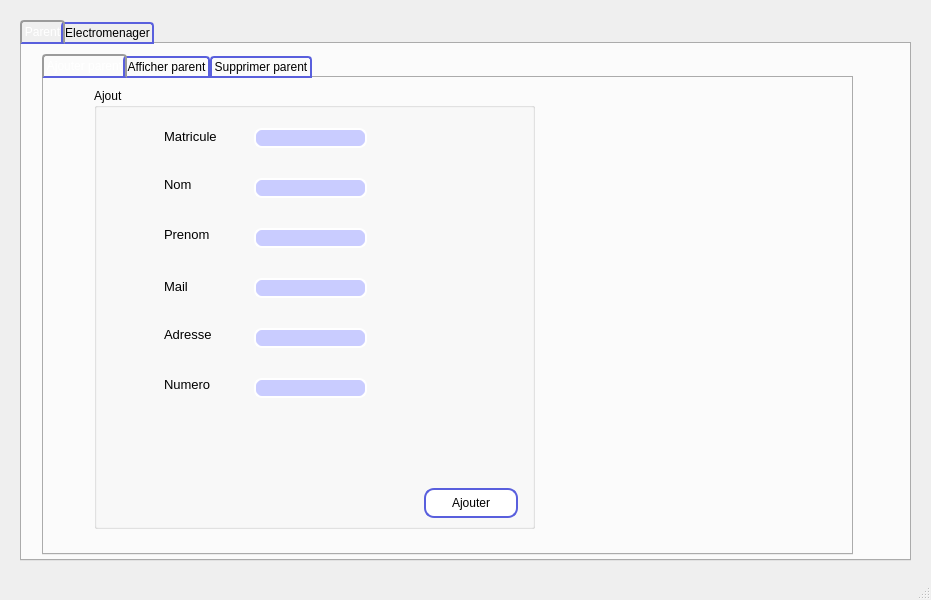
<?xml version="1.0" encoding="UTF-8"?>
<ui version="4.0">
 <class>MainWindow</class>
 <widget class="QMainWindow" name="MainWindow">
  <property name="geometry">
   <rect>
    <x>0</x>
    <y>0</y>
    <width>931</width>
    <height>600</height>
   </rect>
  </property>
  <property name="windowTitle">
   <string>MainWindow</string>
  </property>
  <property name="styleSheet">
   <string notr="true">#centralwidget {
background-image: url(&quot;fond.png&quot;);
}
#tab_3 #tab_4  #tab_5{
background: transparent;
}
#tab_parents{
background: transparent;
}
#ajourterParents{
background: transparent;
}
#afficherParents{
background: transparent;
}
#afficherMachine{
background: transparent;
}
#supprimerParents{
background: transparent;
}
#QGroupBox{
background: transparent;
}
QTabWidget::pane { /* The tab widget frame */
     border-top: 2px solid #aaaaff;
background-image: url(&quot;fond.png&quot;);
 }

 
QTabBar::tab {
     background: qlineargradient(x1: 0, y1: 0, x2: 0, y2: 1,
                                 stop: 0 #E1E1E1, stop: 0.4 #DDDDDD,
                                 stop: 0.5 #D8D8D8, stop: 1.0 #D3D3D3);
     border: 2px solid #595fdd;
     border-bottom-color: #595fdd; /* same as the pane color */
     border-top-left-radius: 4px;
     border-top-right-radius: 4px;
     min-width: 8ex;
     padding: 2px;

 }
 
 QTabBar::tab:selected, QTabBar::tab:hover {
     background: qlineargradient(x1: 0, y1: 0, x2: 0, y2: 1,
                                 stop: 0 #aaaaff, stop: 0.4 #aaaaff,
                                 stop: 0.5 #aaaaff, stop: 1.0 #aaaaff);
	color:white; 
}
 
 QTabBar::tab:selected {
     border-color: #9B9B9B;
     border-bottom-color: #595fdd; /* same as pane color */
 }
 
 QTabBar::tab:!selected {
     margin-top: 2px; /* make non-selected tabs look smaller */
 }
 
 /* make use of negative margins for overlapping tabs */
 QTabBar::tab:selected {
     /* expand/overlap to the left and right by 4px */
     margin-left: -4px;
     margin-right: -4px;
 }
 
 QTabBar::tab:first:selected {
     margin-left: 0; /* the first selected tab has nothing to overlap with on the left */
 }
 
 QTabBar::tab:last:selected {
     margin-right: 0; /* the last selected tab has nothing to overlap with on the right */
 }
 
 QTabBar::tab:only-one {
     margin: 0; /* if there is only one tab, we don't want overlapping margins */
}

 

QTableView {border: 3px solid #595fdd;text-align: top;padding: 4px;border-radius: 7px;border-bottom-left-radius: 7px;background: #fff;opacity:0.5;width: 15px;}
QTableView::item:focus{selection-background-color: #8FE585;}

#MyLoginForm {
background: red;
}

#mainFrame {
border: 3px solid red;
border-radius: 40px;
background: white;
}
QLineEdit {
padding: 1px;
border-style: solid;
border: 2px solid #595fdd;
border-radius: 8px;
}
QTextEdit {
padding: 1px;
border-style: solid;
border: 2px solid #595fdd;
border-radius: 8px;
}
QDateEdit {
padding: 1px;
border-style: solid;
border: 2px solid #595fdd;
border-radius: 8px;
}
QTimeEdit {
padding: 1px;
border-style: solid;
border: 2px solid #595fdd;
border-radius: 8px;
}

QPushButton {
color: black;
  background: white;

border-width: 2px;
border-color: #595fdd;
border-style: solid;
border-radius: 10;
padding: 3px;
font-size: 12px;
padding-left: 5px;
padding-right: 5px;
min-width: 80px;
max-width:1800px;
min-height: 20px;
max-height: 20px;
}
QLabel {
font-weight: blue;
font-size: 13px;
}
QPushButton:hover { background-color: #595fdd; }
QComboBox{
border-style: solid;
border: 2px solid #595fdd;


 }</string>
  </property>
  <widget class="QWidget" name="centralwidget">
   <widget class="QTabWidget" name="tabWidget_gestionOumayma">
    <property name="geometry">
     <rect>
      <x>20</x>
      <y>20</y>
      <width>891</width>
      <height>541</height>
     </rect>
    </property>
    <property name="styleSheet">
     <string notr="true"/>
    </property>
    <property name="currentIndex">
     <number>0</number>
    </property>
    <widget class="QWidget" name="tab_parents">
     <property name="styleSheet">
      <string notr="true"/>
     </property>
     <attribute name="title">
      <string>Parent</string>
     </attribute>
     <widget class="QTabWidget" name="tabWidget_parents">
      <property name="geometry">
       <rect>
        <x>20</x>
        <y>10</y>
        <width>811</width>
        <height>501</height>
       </rect>
      </property>
      <property name="mouseTracking">
       <bool>false</bool>
      </property>
      <property name="styleSheet">
       <string notr="true">font: 8pt &quot;Comic Sans MS&quot;;</string>
      </property>
      <property name="tabShape">
       <enum>QTabWidget::Rounded</enum>
      </property>
      <property name="currentIndex">
       <number>0</number>
      </property>
      <widget class="QWidget" name="ajourterParents">
       <property name="styleSheet">
        <string notr="true">#ajouterParents {
background-image: url(&quot;fond.png&quot;);
}</string>
       </property>
       <attribute name="title">
        <string>Ajouter parent</string>
       </attribute>
       <widget class="QGroupBox" name="groupBox_ajoutParent">
        <property name="geometry">
         <rect>
          <x>50</x>
          <y>10</y>
          <width>441</width>
          <height>441</height>
         </rect>
        </property>
        <property name="styleSheet">
         <string notr="true">#groupBox_ajoutParent{
background_image : url(&quot;fond.png&quot;);
}</string>
        </property>
        <property name="title">
         <string>Ajout</string>
        </property>
        <widget class="QLineEdit" name="le_matricule_parents">
         <property name="geometry">
          <rect>
           <x>160</x>
           <y>40</y>
           <width>113</width>
           <height>20</height>
          </rect>
         </property>
         <property name="styleSheet">
          <string notr="true">background-color: rgb(201, 204, 255);
border-color: rgb(255, 255, 255);</string>
         </property>
        </widget>
        <widget class="QLineEdit" name="le_nom_parents">
         <property name="geometry">
          <rect>
           <x>160</x>
           <y>90</y>
           <width>113</width>
           <height>20</height>
          </rect>
         </property>
         <property name="styleSheet">
          <string notr="true">background-color: rgb(201, 204, 255);
border-color: rgb(255, 255, 255);</string>
         </property>
        </widget>
        <widget class="QLineEdit" name="le_prenom_parents">
         <property name="geometry">
          <rect>
           <x>160</x>
           <y>140</y>
           <width>113</width>
           <height>20</height>
          </rect>
         </property>
         <property name="styleSheet">
          <string notr="true">background-color: rgb(201, 204, 255);
border-color: rgb(255, 255, 255);</string>
         </property>
        </widget>
        <widget class="QLabel" name="label_9">
         <property name="geometry">
          <rect>
           <x>70</x>
           <y>40</y>
           <width>61</width>
           <height>16</height>
          </rect>
         </property>
         <property name="text">
          <string>Matricule</string>
         </property>
        </widget>
        <widget class="QLabel" name="label_10">
         <property name="geometry">
          <rect>
           <x>70</x>
           <y>90</y>
           <width>47</width>
           <height>13</height>
          </rect>
         </property>
         <property name="text">
          <string>Nom</string>
         </property>
        </widget>
        <widget class="QLabel" name="label_11">
         <property name="geometry">
          <rect>
           <x>70</x>
           <y>140</y>
           <width>47</width>
           <height>13</height>
          </rect>
         </property>
         <property name="text">
          <string>Prenom</string>
         </property>
        </widget>
        <widget class="QLabel" name="label_12">
         <property name="geometry">
          <rect>
           <x>70</x>
           <y>190</y>
           <width>71</width>
           <height>16</height>
          </rect>
         </property>
         <property name="text">
          <string>Mail</string>
         </property>
        </widget>
        <widget class="QLineEdit" name="le_mail_parents">
         <property name="geometry">
          <rect>
           <x>160</x>
           <y>190</y>
           <width>113</width>
           <height>20</height>
          </rect>
         </property>
         <property name="styleSheet">
          <string notr="true">background-color: rgb(201, 204, 255);
border-color: rgb(255, 255, 255);</string>
         </property>
        </widget>
        <widget class="QPushButton" name="pb_ajouter_parents">
         <property name="geometry">
          <rect>
           <x>330</x>
           <y>400</y>
           <width>94</width>
           <height>30</height>
          </rect>
         </property>
         <property name="styleSheet">
          <string notr="true">font: 75 10pt &quot;Comic Sans MS&quot;;</string>
         </property>
         <property name="text">
          <string>Ajouter</string>
         </property>
        </widget>
        <widget class="QLabel" name="label">
         <property name="geometry">
          <rect>
           <x>70</x>
           <y>240</y>
           <width>47</width>
           <height>13</height>
          </rect>
         </property>
         <property name="text">
          <string>Adresse</string>
         </property>
        </widget>
        <widget class="QLabel" name="label_2">
         <property name="geometry">
          <rect>
           <x>70</x>
           <y>290</y>
           <width>47</width>
           <height>13</height>
          </rect>
         </property>
         <property name="text">
          <string>Numero</string>
         </property>
        </widget>
        <widget class="QLineEdit" name="le_adresse_parents">
         <property name="geometry">
          <rect>
           <x>160</x>
           <y>240</y>
           <width>113</width>
           <height>20</height>
          </rect>
         </property>
         <property name="styleSheet">
          <string notr="true">background-color: rgb(201, 204, 255);
border-color: rgb(255, 255, 255);</string>
         </property>
        </widget>
        <widget class="QLineEdit" name="le_numero_parents">
         <property name="geometry">
          <rect>
           <x>160</x>
           <y>290</y>
           <width>113</width>
           <height>20</height>
          </rect>
         </property>
         <property name="styleSheet">
          <string notr="true">background-color: rgb(201, 204, 255);
border-color: rgb(255, 255, 255);</string>
         </property>
        </widget>
       </widget>
      </widget>
      <widget class="QWidget" name="afficherParents">
       <attribute name="title">
        <string>Afficher parent</string>
       </attribute>
       <widget class="QTableView" name="tableView_afficherParents">
        <property name="geometry">
         <rect>
          <x>20</x>
          <y>20</y>
          <width>531</width>
          <height>351</height>
         </rect>
        </property>
        <property name="styleSheet">
         <string notr="true">background-color: rgb(201, 204, 255);
alternate-background-color: rgb(201, 204, 255);
border-color: rgb(255, 255, 255);
selection-background-color: rgb(222, 124, 255);</string>
        </property>
       </widget>
       <widget class="QPushButton" name="pb_actualiser_parents">
        <property name="geometry">
         <rect>
          <x>40</x>
          <y>410</y>
          <width>94</width>
          <height>30</height>
         </rect>
        </property>
        <property name="styleSheet">
         <string notr="true">font: 75 10pt &quot;Comic Sans MS&quot;;</string>
        </property>
        <property name="text">
         <string>Actualiser</string>
        </property>
       </widget>
       <widget class="QPushButton" name="pb_modifier_parent">
        <property name="geometry">
         <rect>
          <x>160</x>
          <y>410</y>
          <width>94</width>
          <height>30</height>
         </rect>
        </property>
        <property name="styleSheet">
         <string notr="true">font: 75 10pt &quot;Comic Sans MS&quot;;</string>
        </property>
        <property name="text">
         <string>Modifier</string>
        </property>
       </widget>
       <widget class="QLineEdit" name="le_nom_parent2">
        <property name="geometry">
         <rect>
          <x>670</x>
          <y>70</y>
          <width>113</width>
          <height>20</height>
         </rect>
        </property>
        <property name="styleSheet">
         <string notr="true">background-color: rgb(201, 204, 255);
border-color: rgb(255, 255, 255);</string>
        </property>
       </widget>
       <widget class="QLineEdit" name="le_prenom_parent2">
        <property name="geometry">
         <rect>
          <x>670</x>
          <y>120</y>
          <width>113</width>
          <height>20</height>
         </rect>
        </property>
        <property name="styleSheet">
         <string notr="true">background-color: rgb(201, 204, 255);
border-color: rgb(255, 255, 255);</string>
        </property>
       </widget>
       <widget class="QLineEdit" name="le_mail_parent2">
        <property name="geometry">
         <rect>
          <x>670</x>
          <y>170</y>
          <width>113</width>
          <height>20</height>
         </rect>
        </property>
        <property name="styleSheet">
         <string notr="true">background-color: rgb(201, 204, 255);
border-color: rgb(255, 255, 255);</string>
        </property>
       </widget>
       <widget class="QLineEdit" name="le_adresse_parent2">
        <property name="geometry">
         <rect>
          <x>670</x>
          <y>220</y>
          <width>113</width>
          <height>20</height>
         </rect>
        </property>
        <property name="styleSheet">
         <string notr="true">background-color: rgb(201, 204, 255);
border-color: rgb(255, 255, 255);</string>
        </property>
       </widget>
       <widget class="QLineEdit" name="le_numero_parent2">
        <property name="geometry">
         <rect>
          <x>670</x>
          <y>270</y>
          <width>113</width>
          <height>20</height>
         </rect>
        </property>
        <property name="styleSheet">
         <string notr="true">background-color: rgb(201, 204, 255);
border-color: rgb(255, 255, 255);</string>
        </property>
       </widget>
       <widget class="QPushButton" name="pb_validerModifP">
        <property name="geometry">
         <rect>
          <x>690</x>
          <y>310</y>
          <width>94</width>
          <height>30</height>
         </rect>
        </property>
        <property name="styleSheet">
         <string notr="true">alternate-background-color: rgb(149, 151, 255);
font: 75 10pt &quot;Comic Sans MS&quot;;</string>
        </property>
        <property name="text">
         <string>Valider</string>
        </property>
       </widget>
       <widget class="QLineEdit" name="le_matricule_parent2">
        <property name="geometry">
         <rect>
          <x>670</x>
          <y>20</y>
          <width>113</width>
          <height>20</height>
         </rect>
        </property>
        <property name="styleSheet">
         <string notr="true">border-color: rgb(255, 255, 255);
background-color: rgb(149, 151, 255);</string>
        </property>
       </widget>
       <widget class="QPushButton" name="pb_rechercheP">
        <property name="geometry">
         <rect>
          <x>450</x>
          <y>410</y>
          <width>94</width>
          <height>30</height>
         </rect>
        </property>
        <property name="styleSheet">
         <string notr="true">font: 75 10pt &quot;Comic Sans MS&quot;;</string>
        </property>
        <property name="text">
         <string>Rechercher</string>
        </property>
       </widget>
       <widget class="QLineEdit" name="le_rechercheP">
        <property name="geometry">
         <rect>
          <x>320</x>
          <y>410</y>
          <width>113</width>
          <height>20</height>
         </rect>
        </property>
       </widget>
       <widget class="QLabel" name="label_17">
        <property name="geometry">
         <rect>
          <x>590</x>
          <y>20</y>
          <width>61</width>
          <height>16</height>
         </rect>
        </property>
        <property name="styleSheet">
         <string notr="true">font: 8pt &quot;Comic Sans MS&quot;;</string>
        </property>
        <property name="text">
         <string>Matricule</string>
        </property>
       </widget>
       <widget class="QLabel" name="label_18">
        <property name="geometry">
         <rect>
          <x>590</x>
          <y>70</y>
          <width>47</width>
          <height>13</height>
         </rect>
        </property>
        <property name="styleSheet">
         <string notr="true">font: 8pt &quot;Comic Sans MS&quot;;</string>
        </property>
        <property name="text">
         <string>Nom</string>
        </property>
       </widget>
       <widget class="QLabel" name="label_19">
        <property name="geometry">
         <rect>
          <x>590</x>
          <y>120</y>
          <width>47</width>
          <height>13</height>
         </rect>
        </property>
        <property name="styleSheet">
         <string notr="true">font: 8pt &quot;Comic Sans MS&quot;;</string>
        </property>
        <property name="text">
         <string>Prenom</string>
        </property>
       </widget>
       <widget class="QLabel" name="label_20">
        <property name="geometry">
         <rect>
          <x>590</x>
          <y>170</y>
          <width>47</width>
          <height>13</height>
         </rect>
        </property>
        <property name="styleSheet">
         <string notr="true">font: 8pt &quot;Comic Sans MS&quot;;</string>
        </property>
        <property name="text">
         <string>Mail</string>
        </property>
       </widget>
       <widget class="QLabel" name="label_21">
        <property name="geometry">
         <rect>
          <x>590</x>
          <y>220</y>
          <width>47</width>
          <height>13</height>
         </rect>
        </property>
        <property name="styleSheet">
         <string notr="true">font: 8pt &quot;Comic Sans MS&quot;;</string>
        </property>
        <property name="text">
         <string>Adresse</string>
        </property>
       </widget>
       <widget class="QLabel" name="label_22">
        <property name="geometry">
         <rect>
          <x>590</x>
          <y>270</y>
          <width>47</width>
          <height>13</height>
         </rect>
        </property>
        <property name="styleSheet">
         <string notr="true">font: 8pt &quot;Comic Sans MS&quot;;
</string>
        </property>
        <property name="text">
         <string>Numero</string>
        </property>
       </widget>
       <widget class="QRadioButton" name="rb_triNomP">
        <property name="geometry">
         <rect>
          <x>590</x>
          <y>350</y>
          <width>82</width>
          <height>17</height>
         </rect>
        </property>
        <property name="styleSheet">
         <string notr="true">font: 8pt &quot;Comic Sans MS&quot;;</string>
        </property>
        <property name="text">
         <string>Tri Par nom</string>
        </property>
       </widget>
       <widget class="QRadioButton" name="rb_triPrenomP">
        <property name="geometry">
         <rect>
          <x>590</x>
          <y>380</y>
          <width>101</width>
          <height>17</height>
         </rect>
        </property>
        <property name="styleSheet">
         <string notr="true">font: 8pt &quot;Comic Sans MS&quot;;</string>
        </property>
        <property name="text">
         <string>Tri par prénom</string>
        </property>
       </widget>
       <widget class="QRadioButton" name="rb_triNumeroP">
        <property name="geometry">
         <rect>
          <x>590</x>
          <y>410</y>
          <width>101</width>
          <height>17</height>
         </rect>
        </property>
        <property name="styleSheet">
         <string notr="true">font: 8pt &quot;Comic Sans MS&quot;;</string>
        </property>
        <property name="text">
         <string>Tri par numero</string>
        </property>
       </widget>
       <widget class="QPushButton" name="pd_exportPDFP">
        <property name="geometry">
         <rect>
          <x>700</x>
          <y>430</y>
          <width>94</width>
          <height>30</height>
         </rect>
        </property>
        <property name="styleSheet">
         <string notr="true">font: 75 10pt &quot;Comic Sans MS&quot;;</string>
        </property>
        <property name="text">
         <string>Export PDF</string>
        </property>
       </widget>
      </widget>
      <widget class="QWidget" name="supprimerParents">
       <attribute name="title">
        <string>Supprimer parent</string>
       </attribute>
       <widget class="QPushButton" name="pb_supprimer_parent">
        <property name="geometry">
         <rect>
          <x>410</x>
          <y>140</y>
          <width>94</width>
          <height>30</height>
         </rect>
        </property>
        <property name="styleSheet">
         <string notr="true">font: 75 10pt &quot;Comic Sans MS&quot;;</string>
        </property>
        <property name="text">
         <string>Supprimer</string>
        </property>
       </widget>
       <widget class="QLineEdit" name="le_parent_supp">
        <property name="geometry">
         <rect>
          <x>210</x>
          <y>140</y>
          <width>113</width>
          <height>20</height>
         </rect>
        </property>
        <property name="styleSheet">
         <string notr="true">background-color: rgb(201, 204, 255);
border-color: rgb(255, 255, 255);</string>
        </property>
       </widget>
       <widget class="QLabel" name="label_4">
        <property name="geometry">
         <rect>
          <x>80</x>
          <y>140</y>
          <width>47</width>
          <height>13</height>
         </rect>
        </property>
        <property name="text">
         <string>Id</string>
        </property>
       </widget>
      </widget>
     </widget>
    </widget>
    <widget class="QWidget" name="afficherMachine">
     <attribute name="title">
      <string>Electromenager</string>
     </attribute>
     <widget class="QTabWidget" name="tabWidget_afficherMachine">
      <property name="geometry">
       <rect>
        <x>10</x>
        <y>20</y>
        <width>851</width>
        <height>451</height>
       </rect>
      </property>
      <property name="currentIndex">
       <number>2</number>
      </property>
      <widget class="QWidget" name="tab_3">
       <attribute name="title">
        <string>Ajouter machine</string>
       </attribute>
       <widget class="QGroupBox" name="groupBox_2">
        <property name="geometry">
         <rect>
          <x>80</x>
          <y>40</y>
          <width>441</width>
          <height>331</height>
         </rect>
        </property>
        <property name="title">
         <string>Ajout</string>
        </property>
        <widget class="QLineEdit" name="le_matricule_machine">
         <property name="geometry">
          <rect>
           <x>160</x>
           <y>40</y>
           <width>113</width>
           <height>20</height>
          </rect>
         </property>
         <property name="styleSheet">
          <string notr="true">background-color: rgb(201, 204, 255);
border-color: rgb(255, 255, 255);</string>
         </property>
        </widget>
        <widget class="QLineEdit" name="le_type_machine">
         <property name="geometry">
          <rect>
           <x>160</x>
           <y>110</y>
           <width>113</width>
           <height>20</height>
          </rect>
         </property>
         <property name="styleSheet">
          <string notr="true">background-color: rgb(201, 204, 255);
border-color: rgb(255, 255, 255);</string>
         </property>
        </widget>
        <widget class="QLineEdit" name="le_etat_machine">
         <property name="geometry">
          <rect>
           <x>160</x>
           <y>180</y>
           <width>113</width>
           <height>20</height>
          </rect>
         </property>
         <property name="styleSheet">
          <string notr="true">background-color: rgb(201, 204, 255);
border-color: rgb(255, 255, 255);</string>
         </property>
        </widget>
        <widget class="QLabel" name="label_5">
         <property name="geometry">
          <rect>
           <x>70</x>
           <y>40</y>
           <width>47</width>
           <height>13</height>
          </rect>
         </property>
         <property name="text">
          <string>Matricule</string>
         </property>
        </widget>
        <widget class="QLabel" name="label_6">
         <property name="geometry">
          <rect>
           <x>70</x>
           <y>110</y>
           <width>47</width>
           <height>13</height>
          </rect>
         </property>
         <property name="text">
          <string>Type</string>
         </property>
        </widget>
        <widget class="QLabel" name="label_7">
         <property name="geometry">
          <rect>
           <x>70</x>
           <y>180</y>
           <width>47</width>
           <height>13</height>
          </rect>
         </property>
         <property name="text">
          <string>Etat</string>
         </property>
        </widget>
        <widget class="QLabel" name="label_8">
         <property name="geometry">
          <rect>
           <x>66</x>
           <y>250</y>
           <width>71</width>
           <height>16</height>
          </rect>
         </property>
         <property name="text">
          <string>Emplacement</string>
         </property>
        </widget>
        <widget class="QLineEdit" name="le_emplacement_machine">
         <property name="geometry">
          <rect>
           <x>160</x>
           <y>250</y>
           <width>113</width>
           <height>20</height>
          </rect>
         </property>
         <property name="styleSheet">
          <string notr="true">background-color: rgb(201, 204, 255);
border-color: rgb(255, 255, 255);</string>
         </property>
        </widget>
        <widget class="QPushButton" name="pb_ajouter_machine">
         <property name="geometry">
          <rect>
           <x>330</x>
           <y>290</y>
           <width>94</width>
           <height>30</height>
          </rect>
         </property>
         <property name="text">
          <string>Ajouter</string>
         </property>
        </widget>
       </widget>
      </widget>
      <widget class="QWidget" name="tab_4">
       <attribute name="title">
        <string>Afficher machines</string>
       </attribute>
       <widget class="QTableView" name="tableView_afficherMachine">
        <property name="geometry">
         <rect>
          <x>30</x>
          <y>20</y>
          <width>521</width>
          <height>341</height>
         </rect>
        </property>
        <property name="styleSheet">
         <string notr="true">background-color: rgb(201, 204, 255);
alternate-background-color: rgb(201, 204, 255);
border-color: rgb(255, 255, 255);
selection-background-color: rgb(222, 124, 255);</string>
        </property>
        <property name="gridStyle">
         <enum>Qt::SolidLine</enum>
        </property>
       </widget>
       <widget class="QPushButton" name="pb_actualiser_machine">
        <property name="geometry">
         <rect>
          <x>30</x>
          <y>380</y>
          <width>94</width>
          <height>30</height>
         </rect>
        </property>
        <property name="text">
         <string>Actualiser</string>
        </property>
       </widget>
       <widget class="QPushButton" name="pb_modifier_machine">
        <property name="geometry">
         <rect>
          <x>200</x>
          <y>380</y>
          <width>94</width>
          <height>30</height>
         </rect>
        </property>
        <property name="text">
         <string>Modifier</string>
        </property>
       </widget>
       <widget class="QLineEdit" name="le_matricule_machine2">
        <property name="geometry">
         <rect>
          <x>700</x>
          <y>40</y>
          <width>113</width>
          <height>20</height>
         </rect>
        </property>
        <property name="styleSheet">
         <string notr="true">border-color: rgb(255, 255, 255);
background-color: rgb(149, 151, 255);</string>
        </property>
       </widget>
       <widget class="QLineEdit" name="le_type_machine2">
        <property name="geometry">
         <rect>
          <x>700</x>
          <y>90</y>
          <width>113</width>
          <height>20</height>
         </rect>
        </property>
        <property name="styleSheet">
         <string notr="true">background-color: rgb(201, 204, 255);
border-color: rgb(255, 255, 255);</string>
        </property>
       </widget>
       <widget class="QLineEdit" name="le_etat_machine2">
        <property name="geometry">
         <rect>
          <x>700</x>
          <y>140</y>
          <width>113</width>
          <height>20</height>
         </rect>
        </property>
        <property name="styleSheet">
         <string notr="true">background-color: rgb(201, 204, 255);
border-color: rgb(255, 255, 255);</string>
        </property>
       </widget>
       <widget class="QLineEdit" name="le_emplacement_machine2">
        <property name="geometry">
         <rect>
          <x>700</x>
          <y>190</y>
          <width>113</width>
          <height>20</height>
         </rect>
        </property>
        <property name="styleSheet">
         <string notr="true">background-color: rgb(201, 204, 255);
border-color: rgb(255, 255, 255);</string>
        </property>
       </widget>
       <widget class="QPushButton" name="pb_valider_modifE">
        <property name="geometry">
         <rect>
          <x>720</x>
          <y>240</y>
          <width>94</width>
          <height>30</height>
         </rect>
        </property>
        <property name="text">
         <string>Valider</string>
        </property>
       </widget>
       <widget class="QPushButton" name="pb_imprimerM">
        <property name="geometry">
         <rect>
          <x>720</x>
          <y>380</y>
          <width>94</width>
          <height>30</height>
         </rect>
        </property>
        <property name="text">
         <string>Imprimer</string>
        </property>
       </widget>
       <widget class="QRadioButton" name="rb_etatM">
        <property name="geometry">
         <rect>
          <x>580</x>
          <y>270</y>
          <width>82</width>
          <height>17</height>
         </rect>
        </property>
        <property name="text">
         <string>Tri par etat</string>
        </property>
       </widget>
       <widget class="QRadioButton" name="rb_emplacementM">
        <property name="geometry">
         <rect>
          <x>580</x>
          <y>300</y>
          <width>121</width>
          <height>17</height>
         </rect>
        </property>
        <property name="text">
         <string>Tri par emplacement</string>
        </property>
       </widget>
       <widget class="QRadioButton" name="rb_typeM">
        <property name="geometry">
         <rect>
          <x>580</x>
          <y>330</y>
          <width>82</width>
          <height>17</height>
         </rect>
        </property>
        <property name="text">
         <string>Tri par type</string>
        </property>
       </widget>
       <widget class="QLabel" name="label_13">
        <property name="geometry">
         <rect>
          <x>590</x>
          <y>40</y>
          <width>47</width>
          <height>13</height>
         </rect>
        </property>
        <property name="text">
         <string>Matricule</string>
        </property>
       </widget>
       <widget class="QLabel" name="label_14">
        <property name="geometry">
         <rect>
          <x>590</x>
          <y>90</y>
          <width>47</width>
          <height>13</height>
         </rect>
        </property>
        <property name="text">
         <string>Type</string>
        </property>
       </widget>
       <widget class="QLabel" name="label_15">
        <property name="geometry">
         <rect>
          <x>590</x>
          <y>140</y>
          <width>47</width>
          <height>13</height>
         </rect>
        </property>
        <property name="text">
         <string>Etat</string>
        </property>
       </widget>
       <widget class="QLabel" name="label_16">
        <property name="geometry">
         <rect>
          <x>590</x>
          <y>190</y>
          <width>91</width>
          <height>16</height>
         </rect>
        </property>
        <property name="text">
         <string>Emplacement</string>
        </property>
       </widget>
       <widget class="QPushButton" name="pb_rechercheM">
        <property name="geometry">
         <rect>
          <x>500</x>
          <y>380</y>
          <width>94</width>
          <height>30</height>
         </rect>
        </property>
        <property name="text">
         <string>Recherche</string>
        </property>
       </widget>
       <widget class="QLineEdit" name="le_rechercheM">
        <property name="geometry">
         <rect>
          <x>350</x>
          <y>380</y>
          <width>113</width>
          <height>20</height>
         </rect>
        </property>
       </widget>
      </widget>
      <widget class="QWidget" name="tab_5">
       <attribute name="title">
        <string>Supprimer machine</string>
       </attribute>
       <widget class="QLineEdit" name="le_machine_supp">
        <property name="geometry">
         <rect>
          <x>210</x>
          <y>129</y>
          <width>141</width>
          <height>31</height>
         </rect>
        </property>
        <property name="styleSheet">
         <string notr="true">background-color: rgb(201, 204, 255);
border-color: rgb(255, 255, 255);</string>
        </property>
       </widget>
       <widget class="QLabel" name="label_3">
        <property name="geometry">
         <rect>
          <x>100</x>
          <y>140</y>
          <width>61</width>
          <height>16</height>
         </rect>
        </property>
        <property name="text">
         <string>Matricule</string>
        </property>
       </widget>
       <widget class="QPushButton" name="pb_supprimer_machine">
        <property name="geometry">
         <rect>
          <x>410</x>
          <y>130</y>
          <width>94</width>
          <height>30</height>
         </rect>
        </property>
        <property name="text">
         <string>Supprimer</string>
        </property>
       </widget>
      </widget>
     </widget>
    </widget>
   </widget>
  </widget>
  <widget class="QMenuBar" name="menubar">
   <property name="geometry">
    <rect>
     <x>0</x>
     <y>0</y>
     <width>931</width>
     <height>21</height>
    </rect>
   </property>
  </widget>
  <widget class="QStatusBar" name="statusbar"/>
 </widget>
 <resources/>
 <connections/>
</ui>
